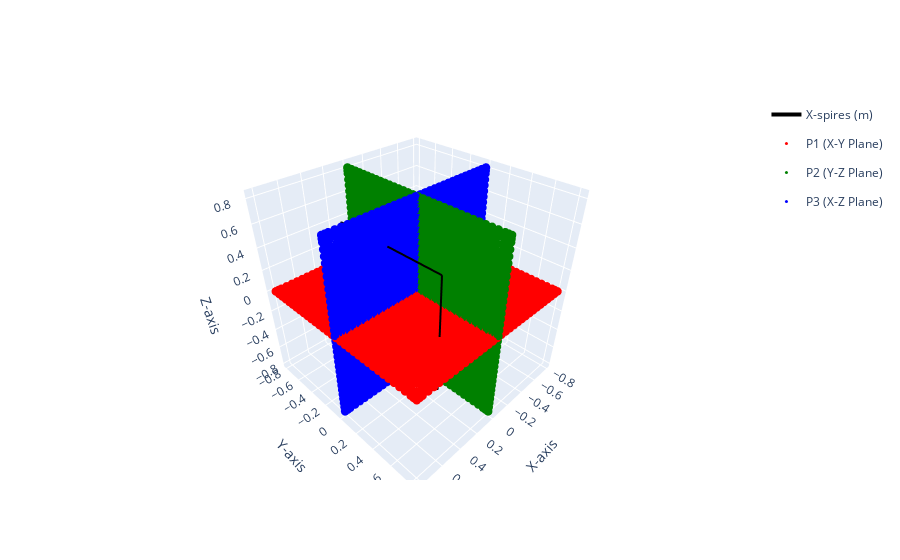

Notebook cell for this chart:
### Markdown cell above
Spawn simulation Grid

### Code cell
# Spawn Grid# Generar grid
X, Y, Z = test_3.generate_range(X_coil.a*3/4, grid_length_size)

hplot.plot_grid(X, Y, Z, f0)

### Figure 1 — Plotly figure (JSON) as saved in the notebook; plotly's stock layout.template omitted (floating-point values rounded to 4 significant figures; data arrays with more than 128 entries replaced by an {"elided": "..."} marker saying what was removed)
{"data": [{"legendgroup": "X-spires (m)", "line": {"color": "black", "width": 4}, "mode": "lines", "name": "X-spires (m)", "showlegend": true, "type": "scatter3d", "x": {"elided": "400 float values"}, "y": {"elided": "400 float values"}, "z": {"elided": "400 float values"}}, {"legendgroup": "X-spires (m)", "line": {"color": "black", "width": 4}, "mode": "lines", "name": "X-spires (m)", "showlegend": false, "type": "scatter3d", "x": {"elided": "400 float values"}, "y": {"elided": "400 float values"}, "z": {"elided": "400 float values"}}, {"marker": {"color": "red", "size": 3}, "mode": "markers", "name": "P1 (X-Y Plane)", "type": "scatter3d", "x": {"elided": "1225 float values"}, "y": {"elided": "1225 float values"}, "z": {"elided": "1225 int values"}}, {"marker": {"color": "green", "size": 3}, "mode": "markers", "name": "P2 (Y-Z Plane)", "type": "scatter3d", "x": {"elided": "1225 int values"}, "y": {"elided": "1225 float values"}, "z": {"elided": "1225 float values"}}, {"marker": {"color": "blue", "size": 3}, "mode": "markers", "name": "P3 (X-Z Plane)", "type": "scatter3d", "x": {"elided": "1225 float values"}, "y": {"elided": "1225 int values"}, "z": {"elided": "1225 float values"}}], "layout": {"scene": {"xaxis": {"title": {"text": "X-axis"}}, "yaxis": {"title": {"text": "Y-axis"}}, "zaxis": {"title": {"text": "Z-axis"}}}}}
